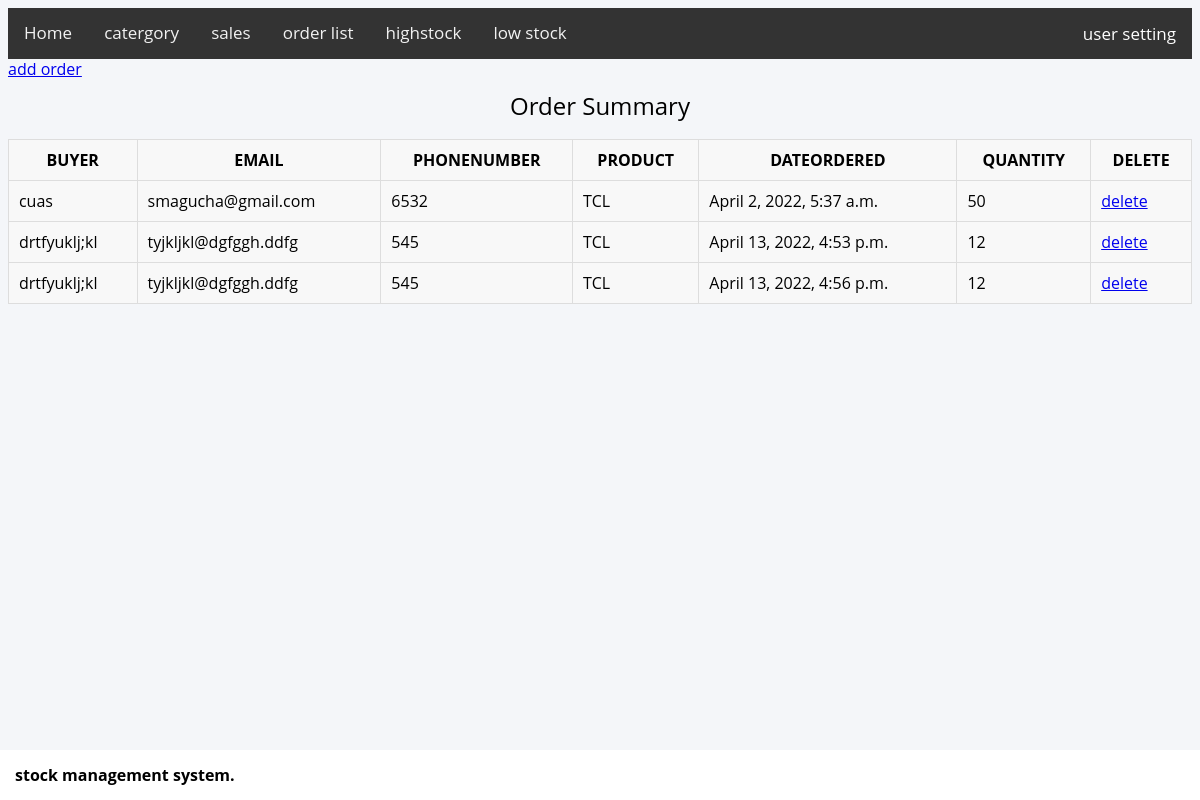
Page /sale/OrderList (signed in) on the earlier database version.
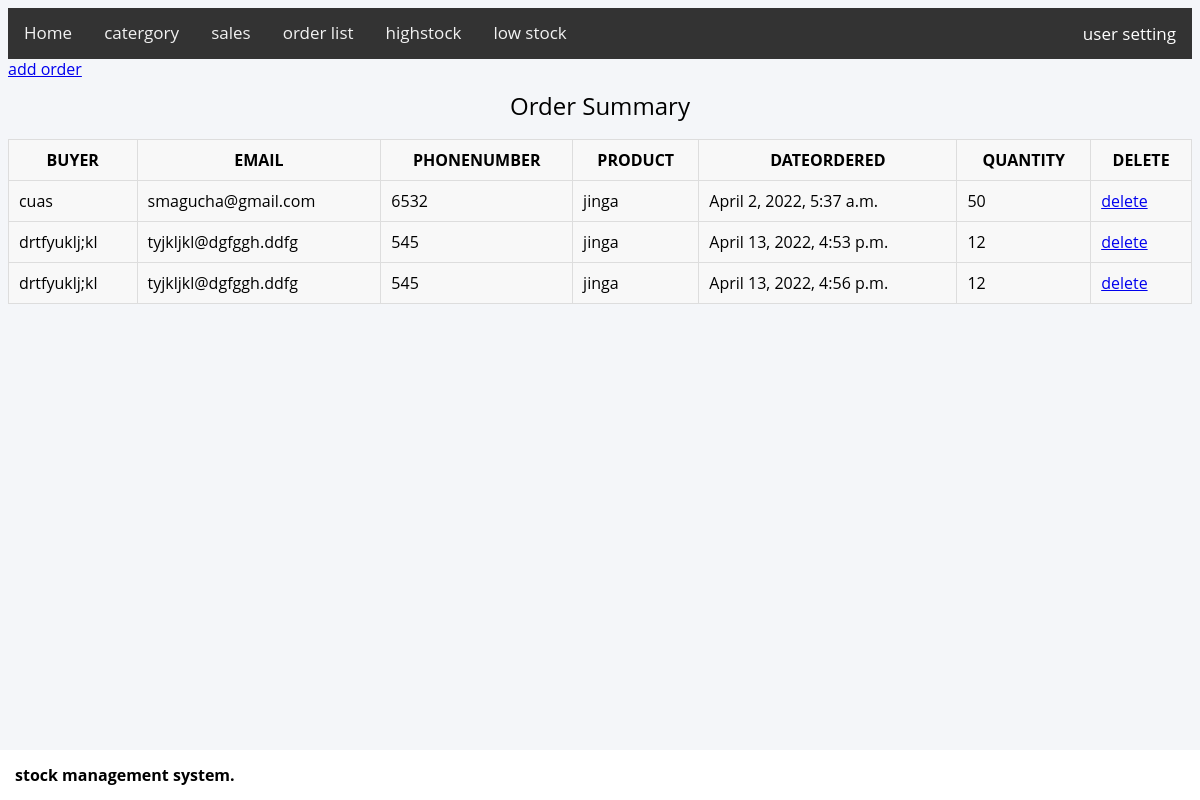
Same page on the later database version.
### sale/models.py (models this page shows, shortened)
class Order(models.Model):
    buyer = models.CharField(max_length=50)
    email = models.EmailField()
    phonenumber = models.PositiveIntegerField()
    product = models.ForeignKey(Product, on_delete=models.CASCADE)
    dateordered = models.DateTimeField(auto_now_add=True, auto_now=False)
    quantity = models.PositiveIntegerField()

### goodies/models.py (models this page shows)
class Product(models.Model):
    name = models.CharField(max_length=50)
    productcatergory = models.ForeignKey(Catergory, on_delete=models.CASCADE)
    weight = models.CharField(max_length=50)
    quantity = models.PositiveIntegerField()
    date_created = models.DateTimeField(auto_now_add=True, auto_now=False)
    last_update = models.DateTimeField(auto_now_add=False, auto_now=True)
    objects = models.Manager()
    quantify = QuantityManager()
    lessquantity = LessManager()
    def __str__(self):
        return self.name

### sale/views.py (the view)
# urls.py: path('OrderList', views.OrderList.as_view(), name='OrderList'),
class OrderList(LoginRequiredMixin, ListView):
    login_url = '/accounts/login/'
    model = Order
    context_object_name = 'order_data'
    template_name = 'sale/order.html'

### sale/templates/sale/order.html (shortened to what this page needs)
{%extends 'goodies/base.html'%}
{%block content%}
<a href="{% url 'OrderCreate' %}">add order</a>
<table border="2">
    <caption>Order Summary</caption>
    <tr>
        <th>
           buyer
        </th>
        <th>
            email
        </th>
        <th>
            phonenumber
        </th>
        <th>
            product
        </th>
        <th>
            dateordered
        </th>
        <th>
           quantity
        </th>
        <th>
            delete
        </th>
    </tr>
    {% for data in order_data %}
        <tr>
            <td>
                 {{data.buyer}}
            </td>
            <td>
                {{data.email}}
            </td>
            <td>
                {{data.phonenumber}}
            </td>
            <td>
                {{data.product}}
            </td>
            <td>
                {{data.dateordered}}
            </td>
            <td>
                {{data.quantity}}
            </td>
            <td>
                <a href="{% url 'OrderDelete' data.id%}">delete</a>
            </td>
        </tr>
    {%endfor%}
</table>
{%endblock%}

Differences in the rows shown:
changed through a linked row, Order "cuas": product "TCL" → "jinga"
changed through a linked row, Order "April 13, 2022, 4:53 p.m.": product "TCL" → "jinga"
changed through a linked row, Order "April 13, 2022, 4:56 p.m.": product "TCL" → "jinga"
